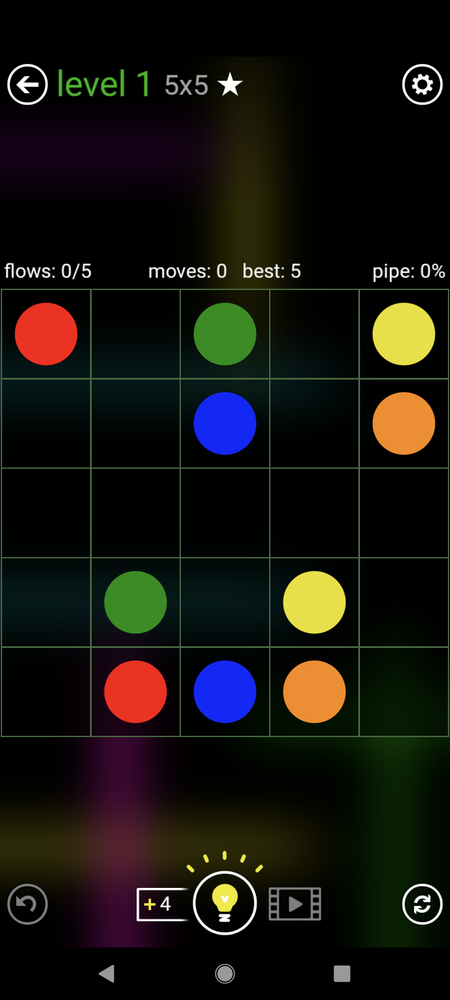
#> input picture problemImages/lvl1.png, 450 x 1000 px, shrunk from 1080 x 2400 before the run
$ jupyter execute extractProblemSandbox.ipynb
#> lines starting #> are read from the running program, lines starting #| are printed output that depends on the picture; after the words box and inside, x2 and y2 are one past the last pixel; in counts of white or black regions, pixels touching at a corner belong together
[cell 1]
import numpy as np
import cv2
import matplotlib.pyplot as plt

[cell 2]
img_bgr = cv2.imread('problemImages/lvl1.png')
#> img_bgr is the input picture: shape (1000, 450, 3); mean B, G, R 14.9, 20.2, 21.7
img_rgb = cv2.cvtColor(img_bgr, cv2.COLOR_BGR2RGB)
img = cv2.cvtColor(img_bgr, cv2.COLOR_BGR2GRAY)
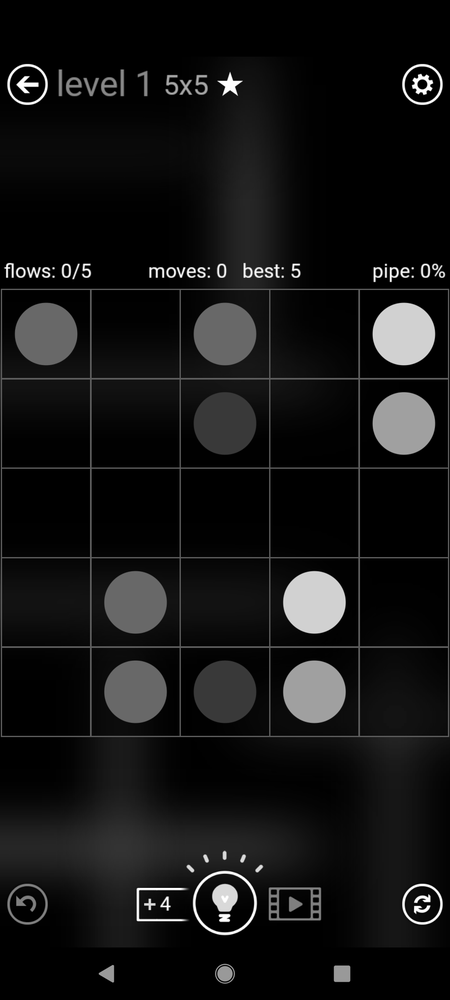
#> img: shape (1000, 450); min 0, max 255, mean 20

[cell 3]
(thresh, img_bin) = cv2.threshold(img, 128, 255, cv2.THRESH_BINARY|cv2.THRESH_OTSU)
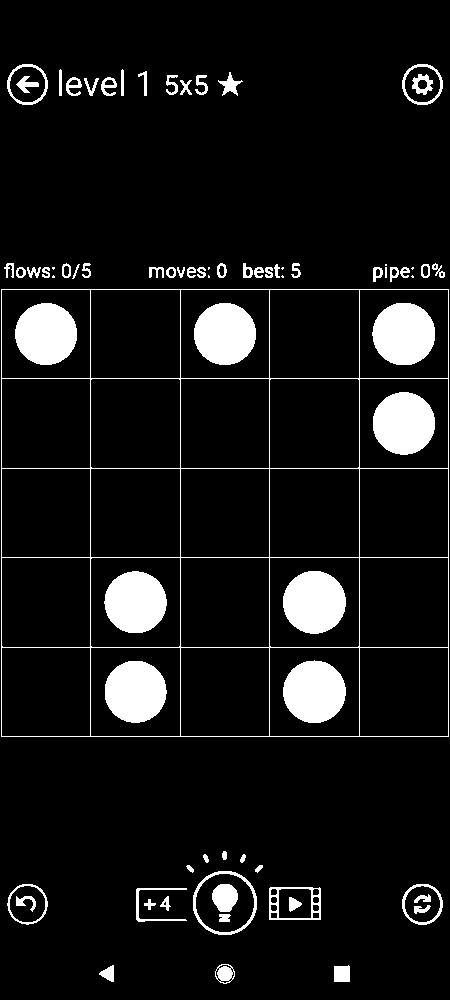
#> img_bin: shape (1000, 450); 8.4% white; 77 white regions (9 under 20 px), largest, box (x1, y1, x2, y2) and area: (1, 289, 449, 737) 5352, (283, 571, 346, 634) 3115, (372, 303, 435, 365) 3102
#> thresh = 75
#img_bin = 255-img_bin
#plt.imshow(img_bin, cmap="gray")


# Defining a kernel length
kernel_length = np.array(img).shape[1]//20
#> kernel_length = 22
# A vertical kernel of (1 X kernel_length), which will detect all the v lines from the image.
v_kernel = cv2.getStructuringElement(cv2.MORPH_RECT, (1, kernel_length))
#> v_kernel = 22 values from 1 to 1
# A horizontal kernel of (kernel_length X 1), which will help to detect all the horizontal line from the image.
h_kernel = cv2.getStructuringElement(cv2.MORPH_RECT, (kernel_length, 1))
# A kernel of (3 X 3) ones.
kernel = cv2.getStructuringElement(cv2.MORPH_RECT, (3, 3))

# Morphological operation to detect vertical lines from an image
img_temp1 = cv2.erode(img_bin, v_kernel, iterations=3)
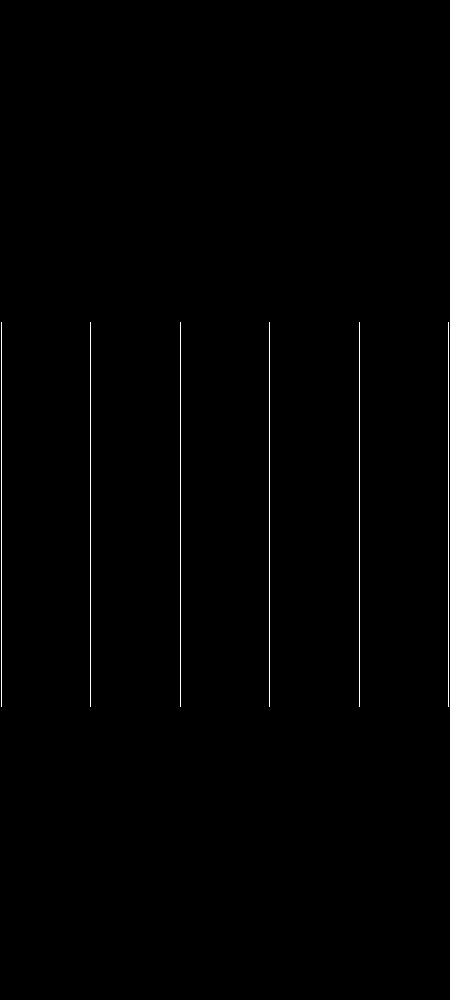
#> img_temp1: shape (1000, 450); 0.51% white in thin lines or dots, all inside (x1, y1, x2, y2) = (1, 322, 449, 707)
v_lines_img = cv2.dilate(img_temp1, v_kernel, iterations=3)
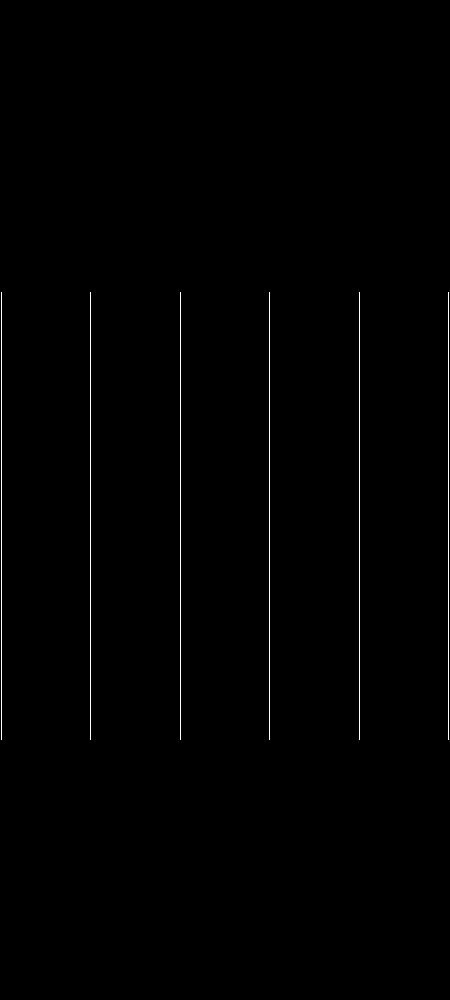
#> v_lines_img: shape (1000, 450); 0.6% white in thin lines or dots, all inside (x1, y1, x2, y2) = (1, 292, 449, 740)
#plt.imshow(v_lines_img)
# Morphological operation to detect horizontal lines from an image
img_temp2 = cv2.erode(img_bin, h_kernel, iterations=3)
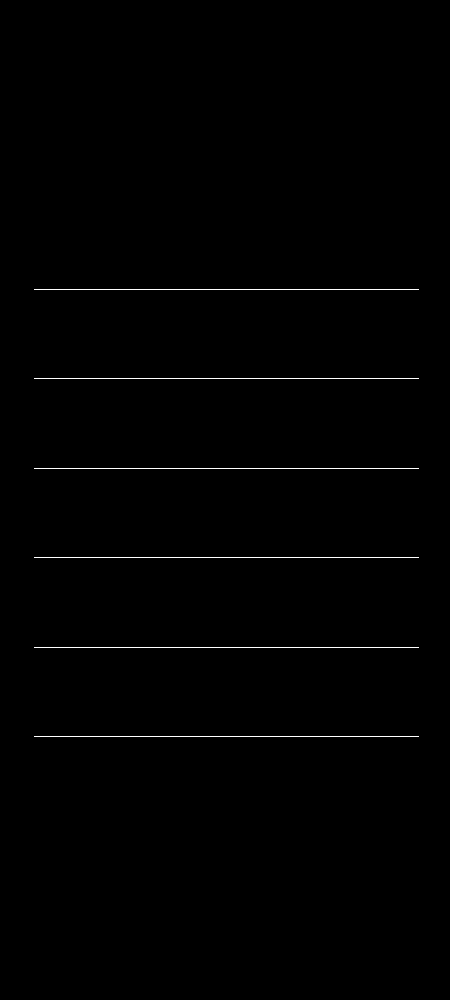
#> img_temp2: shape (1000, 450); 0.51% white in thin lines or dots, all inside (x1, y1, x2, y2) = (34, 289, 419, 737)
h_lines_img = cv2.dilate(img_temp2, h_kernel, iterations=3)
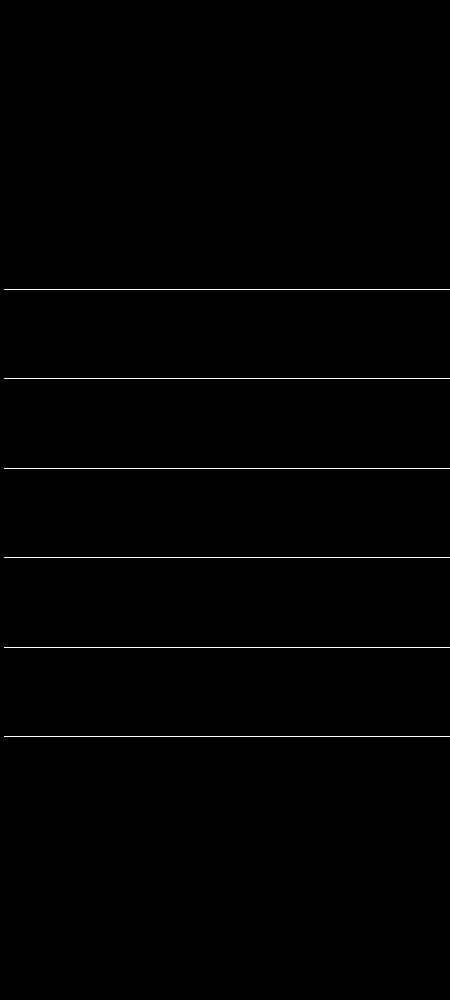
#> h_lines_img: shape (1000, 450); 0.59% white in thin lines or dots, all inside (x1, y1, x2, y2) = (4, 289, 450, 737)
#plt.imshow(h_lines_img)

# Weighting parameters, this will decide the quantity of an image to be added to make a new image.
alpha = 0.5
beta = 1.0 - alpha
# This function helps to add two image with specific weight parameter to get a third image as summation of two image.
img_final_bin = cv2.addWeighted(v_lines_img, alpha, h_lines_img, beta, 0.0)
img_final_bin = cv2.erode(~img_final_bin, kernel, iterations=2)
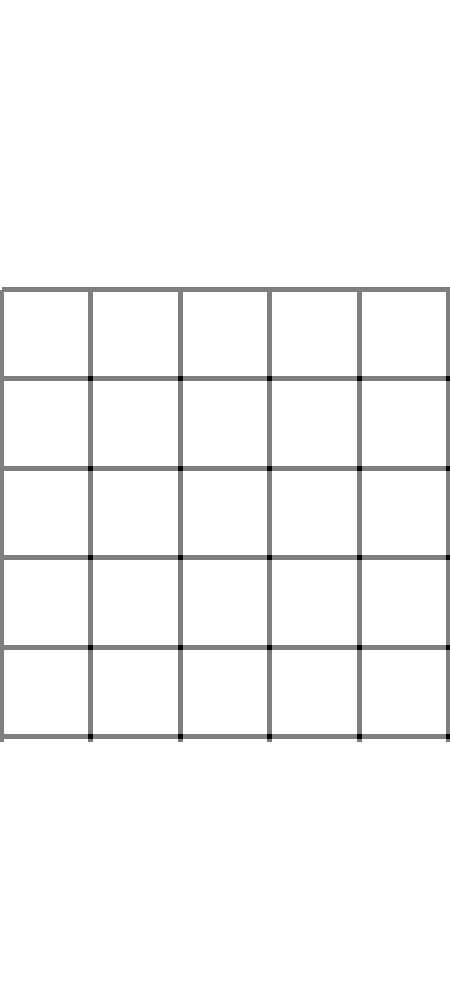
#> img_final_bin: shape (1000, 450); min 0, max 255, mean 247.6
(thresh, img_final_bin) = cv2.threshold(img_final_bin, 128,255, cv2.THRESH_BINARY | cv2.THRESH_OTSU)
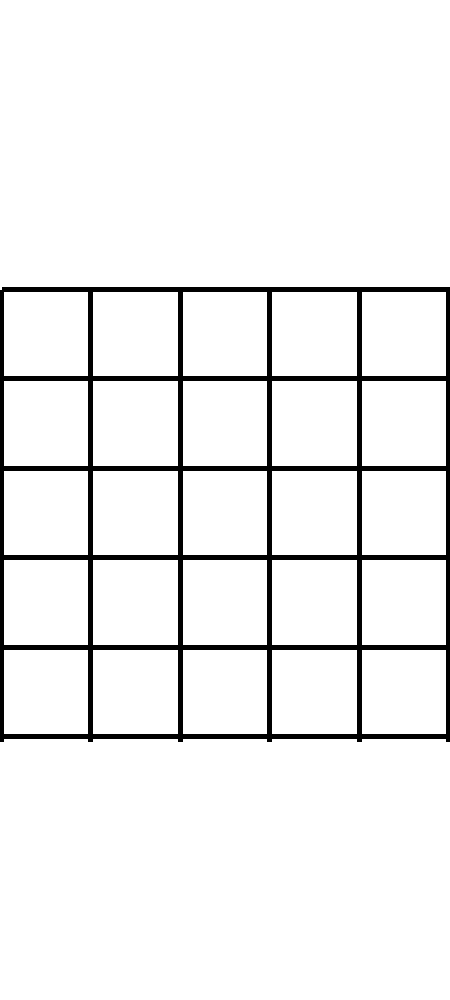
#> img_final_bin: shape (1000, 450); 94.4% white; 1 black region
#> thresh = 127

def sort_contours(cnts, method="left-to-right"):
	# initialize the reverse flag and sort index
	reverse = False
	i = 0
	# handle if we need to sort in reverse
	if method == "right-to-left" or method == "bottom-to-top":
		reverse = True
	# handle if we are sorting against the y-coordinate rather than
	# the x-coordinate of the bounding box
	if method == "top-to-bottom" or method == "bottom-to-top":
		i = 1
	# construct the list of bounding boxes and sort them from top to
	# bottom
	boundingBoxes = [cv2.boundingRect(c) for c in cnts]
	(cnts, boundingBoxes) = zip(*sorted(zip(cnts, boundingBoxes),
		key=lambda b:b[1][i], reverse=reverse))
	# return the list of sorted contours and bounding boxes
	return (cnts, boundingBoxes)

# Find contours for image, which will detect all the boxes
contours, hierarchy = cv2.findContours(img_final_bin, cv2.RETR_TREE, cv2.CHAIN_APPROX_SIMPLE)
#> contours = 27 contours; largest, box (x1, y1, x2, y2) and area: (0, 0, 450, 290) 128418, (0, 739, 450, 1000) 116649, (272, 560, 357, 645) 7056, (93, 560, 178, 645) 7056, (272, 381, 357, 466) 7056
# Sort all the contours by top to bottom.
(contours, boundingBoxes) = sort_contours(contours, method="top-to-bottom")
#> in sort_contours, `boundingBoxes = [cv2.boundingRect(c) for c in cnts]`: boundingBoxes = 27 items, first 6: (0, 739, 450, 261), (362, 650, 84, 84), (272, 650, 85, 84), (183, 650, 84, 84), (93, 650, 85, 84), (4, 650, 84, 84)
#> in sort_contours, `(cnts, boundingBoxes) = zip(*sorted(zip(cnts, boundingBoxes), key=lamb..`: cnts = 27 contours; largest, box (x1, y1, x2, y2) and area: (0, 0, 450, 290) 128418, (0, 739, 450, 1000) 116649, (272, 381, 357, 466) 7056, (93, 381, 178, 466) 7056, (272, 560, 357, 645) 7056; boundingBoxes = 27 items, first 6: (0, 0, 450, 290), (362, 292, 84, 84), (272, 292, 85, 84), (183, 292, 84, 84), (93, 292, 85, 84), (4, 292, 84, 84)
#> contours has the same summary as cnts in sort_contours

[cell 4]
def percentDif(a : int, b : int):
    return 100 * (abs(a - b) / ((a + b) / 2))

for c in contours:
    # Returns the location and width,height for every contour
    x, y, w, h = cv2.boundingRect(c)
    if percentDif(w, h) < 10:
        new_img = img_rgb[y:y+h, x:x+w]
        plt.imshow(new_img)
        plt.show()
#> this loop made 27 passes
#> (c, x, y, w, h) on passes 2 to 11: ([[362, 292], [362, 375], [445, 375], [445, 292]], 362, 292, 84, 84), ([[272, 292], [272, 375], [356, 375], [356, 292]], 272, 292, 85, 84), ([[183, 292], [183, 375], [266, 375], [266, 292]], 183, 292, 84, 84), ([[93, 292], [93, 375], [177, 375], [177, 292]], 93, 292, 85, 84), ([[4, 292], [4, 375], [87, 375], [87, 292]], 4, 292, 84, 84), ([[362, 381], [362, 465], [445, 465], [445, 381]], 362, 381, 84, 85), ([[272, 381], [272, 465], [356, 465], [356, 381]], 272, 381, 85, 85), ([[183, 381], [183, 465], [266, 465], [266, 381]], 183, 381, 84, 85), ([[93, 381], [93, 465], [177, 465], [177, 381]], 93, 381, 85, 85), ([[4, 381], [4, 465], [87, 465], [87, 381]], 4, 381, 84, 85)
#> pass 2, `new_img = img_rgb[y:y+h, x:x+w]`:
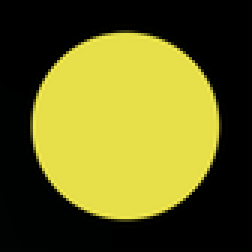
#> new_img: shape (84, 84, 3) (shown 3 times larger); mean R, G, B 101.4, 98.1, 32.5
#> pass 3, `new_img = img_rgb[y:y+h, x:x+w]`:
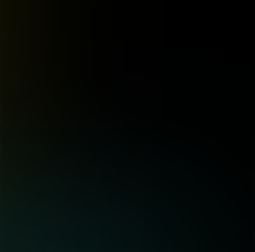
#> new_img: shape (84, 85, 3) (shown 3 times larger); mean R, G, B 3.4, 7.6, 5.5

$ run again, with problemImages/lvl2.png copied over problemImages/lvl1.png
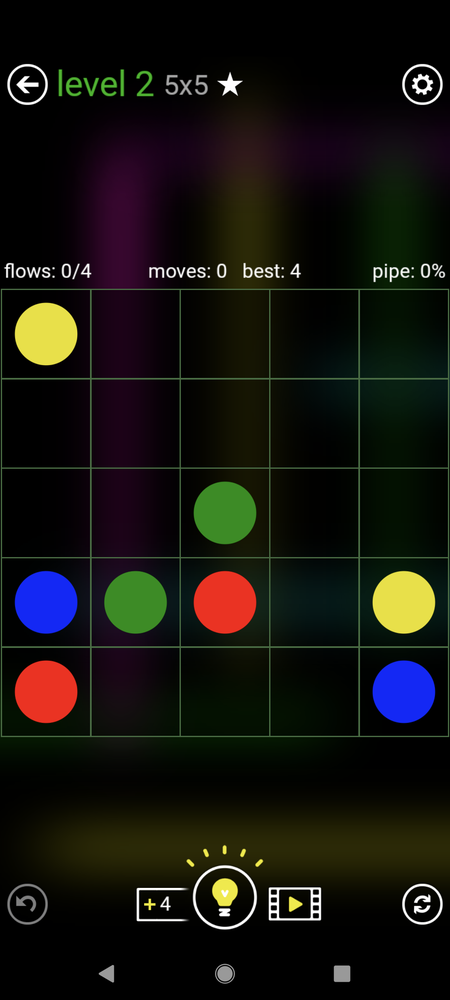
#> input picture problemImages/lvl2.png, 450 x 1000 px, shrunk from 1080 x 2400 before the run
#> img_bgr is the input picture: shape (1000, 450, 3); mean B, G, R 14.8, 19.8, 21
#> `img = cv2.cvtColor(img_bgr, cv2.COLOR_BGR2GRAY)`:
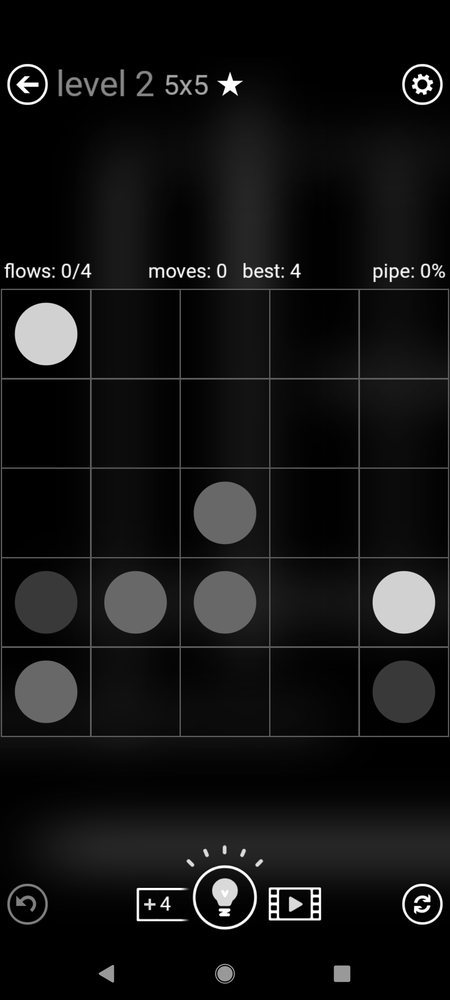
#> img: shape (1000, 450); min 0, max 255, mean 19.6
#> `(thresh, img_bin) = cv2.threshold(img, 128, 255, cv2.THRESH_BINARY|cv2..`:
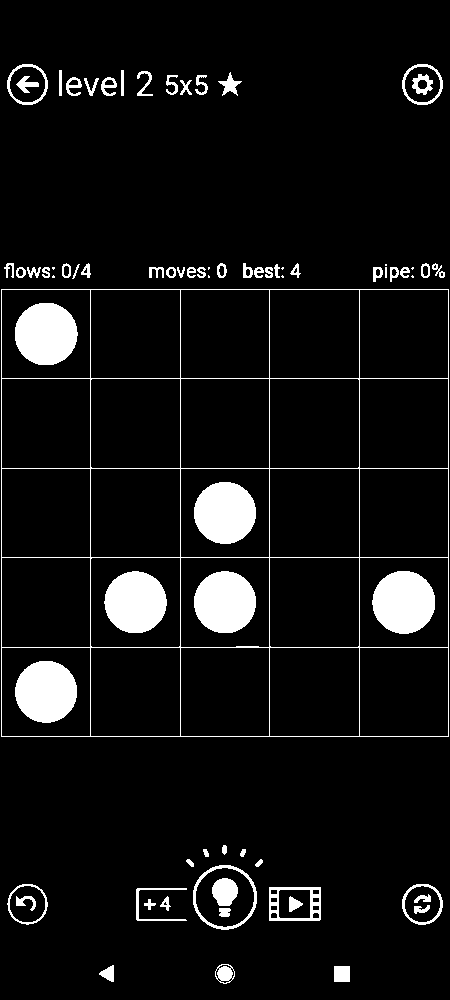
#> img_bin: shape (1000, 450); 7.1% white; 75 white regions (9 under 20 px), largest, box (x1, y1, x2, y2) and area: (1, 289, 449, 737) 5372, (372, 571, 435, 634) 3115, (15, 303, 78, 365) 3100
#> `(thresh, img_bin) = cv2.threshold(img, 128, 255, cv2.THRESH_BINARY|cv2..`: thresh = 76
#> img_temp1: shape (1000, 450); 0.51% white in thin lines or dots, all inside (x1, y1, x2, y2) = (1, 322, 449, 707)
#> v_lines_img: shape (1000, 450); 0.6% white in thin lines or dots, all inside (x1, y1, x2, y2) = (1, 292, 449, 740)
#> img_temp2: shape (1000, 450); 0.51% white in thin lines or dots, all inside (x1, y1, x2, y2) = (34, 289, 419, 737)
#> h_lines_img: shape (1000, 450); 0.59% white in thin lines or dots, all inside (x1, y1, x2, y2) = (4, 289, 450, 737)
#> `(thresh, img_final_bin) = cv2.threshold(img_final_bin, 128,255, cv2.TH..`: thresh = 127
#> `contours, hierarchy = cv2.findContours(img_final_bin, cv2.RETR_TREE, c..`: contours = 27 contours; largest, box (x1, y1, x2, y2) and area: (0, 0, 450, 290) 128418, (0, 739, 450, 1000) 116649, (272, 560, 357, 645) 7056, (93, 560, 178, 645) 7056, (272, 381, 357, 466) 7056
#> in sort_contours, `boundingBoxes = [cv2.boundingRect(c) for c in cnts]`: boundingBoxes = 27 items, first 6: (0, 739, 450, 261), (362, 650, 84, 84), (272, 650, 85, 84), (183, 650, 84, 84), (93, 650, 85, 84), (4, 650, 84, 84)
#> in sort_contours, `(cnts, boundingBoxes) = zip(*sorted(zip(cnts, boundingBoxes), key=lamb..`: cnts = 27 contours; largest, box (x1, y1, x2, y2) and area: (0, 0, 450, 290) 128418, (0, 739, 450, 1000) 116649, (272, 381, 357, 466) 7056, (93, 381, 178, 466) 7056, (272, 560, 357, 645) 7056; boundingBoxes = 27 items, first 6: (0, 0, 450, 290), (362, 292, 84, 84), (272, 292, 85, 84), (183, 292, 84, 84), (93, 292, 85, 84), (4, 292, 84, 84)
#> `(contours, boundingBoxes) = sort_contours(contours, method="top-to-bot..`: contours has the same summary as cnts in sort_contours
#> the loop `for c in contours:` made 27 passes
#> (c, x, y, w, h) on passes 2 to 7: ([[362, 292], [362, 375], [445, 375], [445, 292]], 362, 292, 84, 84), ([[272, 292], [272, 375], [356, 375], [356, 292]], 272, 292, 85, 84), ([[183, 292], [183, 375], [266, 375], [266, 292]], 183, 292, 84, 84), ([[93, 292], [93, 375], [177, 375], [177, 292]], 93, 292, 85, 84), ([[4, 292], [4, 375], [87, 375], [87, 292]], 4, 292, 84, 84), ([[362, 381], [362, 465], [445, 465], [445, 381]], 362, 381, 84, 85)

$ run again, with problemImages/lvl21.png copied over problemImages/lvl1.png
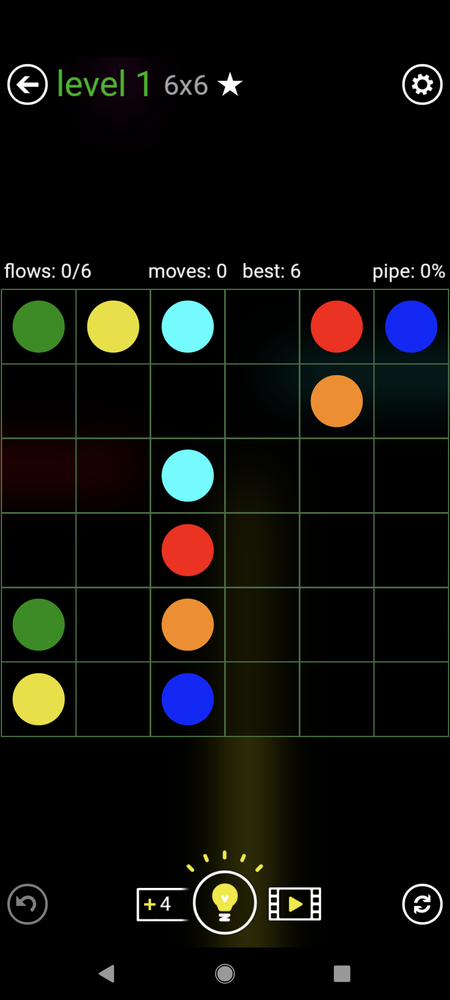
#> input picture problemImages/lvl21.png, 450 x 1000 px, shrunk from 1080 x 2400 before the run
#> img_bgr is the input picture: shape (1000, 450, 3); mean B, G, R 12.1, 16.4, 16.3
#> img_bin: shape (1000, 450); 7.6% white; 86 white regions (15 under 20 px), largest, box (x1, y1, x2, y2) and area: (1, 289, 449, 737) 4809, (162, 449, 214, 502) 2159, (162, 300, 214, 353) 2157
#> `(thresh, img_bin) = cv2.threshold(img, 128, 255, cv2.THRESH_BINARY|cv2..`: thresh = 79
#> img_temp1: shape (1000, 450); 0.46% white in thin lines or dots, all inside (x1, y1, x2, y2) = (1, 322, 449, 707)
#> v_lines_img: shape (1000, 450); 0.6% white in thin lines or dots, all inside (x1, y1, x2, y2) = (1, 292, 449, 740)
#> img_temp2: shape (1000, 450); 0.43% white in thin lines or dots, all inside (x1, y1, x2, y2) = (34, 289, 419, 737)
#> h_lines_img: shape (1000, 450); 0.5% white in thin lines or dots, all inside (x1, y1, x2, y2) = (4, 289, 450, 737)
#> `(thresh, img_final_bin) = cv2.threshold(img_final_bin, 128,255, cv2.TH..`: thresh = 127
#> `contours, hierarchy = cv2.findContours(img_final_bin, cv2.RETR_TREE, c..`: contours = 18 contours; largest, box (x1, y1, x2, y2) and area: (0, 0, 450, 290) 128418, (0, 739, 450, 1000) 116663, (302, 590, 446, 734) 20449, (4, 590, 148, 734) 20449, (302, 292, 446, 436) 20449
#> in sort_contours, `boundingBoxes = [cv2.boundingRect(c) for c in cnts]`: boundingBoxes = 18 items, first 6: (0, 739, 450, 261), (302, 590, 144, 144), (228, 590, 69, 144), (153, 590, 69, 144), (4, 590, 144, 144), (302, 515, 144, 70)
#> in sort_contours, `(cnts, boundingBoxes) = zip(*sorted(zip(cnts, boundingBoxes), key=lamb..`: cnts = 18 contours; largest, box (x1, y1, x2, y2) and area: (0, 0, 450, 290) 128418, (0, 739, 450, 1000) 116663, (302, 292, 446, 436) 20449, (4, 292, 148, 436) 20449, (302, 590, 446, 734) 20449; boundingBoxes = 18 items, first 6: (0, 0, 450, 290), (302, 292, 144, 144), (228, 292, 69, 144), (153, 292, 69, 144), (4, 292, 144, 144), (302, 441, 144, 69)
#> `(contours, boundingBoxes) = sort_contours(contours, method="top-to-bot..`: contours has the same summary as cnts in sort_contours
#> the loop `for c in contours:` made 18 passes
#> (c, x, y, w, h) on passes 2 to 7: ([[302, 292], [302, 435], [445, 435], [445, 292]], 302, 292, 144, 144), ([[228, 292], [228, 435], [296, 435], [296, 292]], 228, 292, 69, 144), ([[153, 292], [153, 435], [221, 435], [221, 292]], 153, 292, 69, 144), ([[4, 292], [4, 435], [147, 435], [147, 292]], 4, 292, 144, 144), ([[302, 441], [302, 509], [445, 509], [445, 441]], 302, 441, 144, 69), ([[228, 441], [228, 509], [296, 509], [296, 441]], 228, 441, 69, 69)
#> pass 2, `new_img = img_rgb[y:y+h, x:x+w]`:
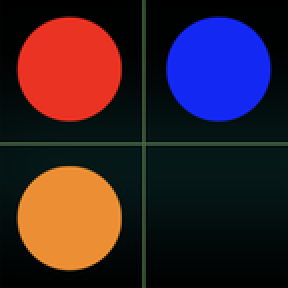
#> new_img: shape (144, 144, 3) (shown 2 times larger); mean R, G, B 53.5, 33.9, 43.2
